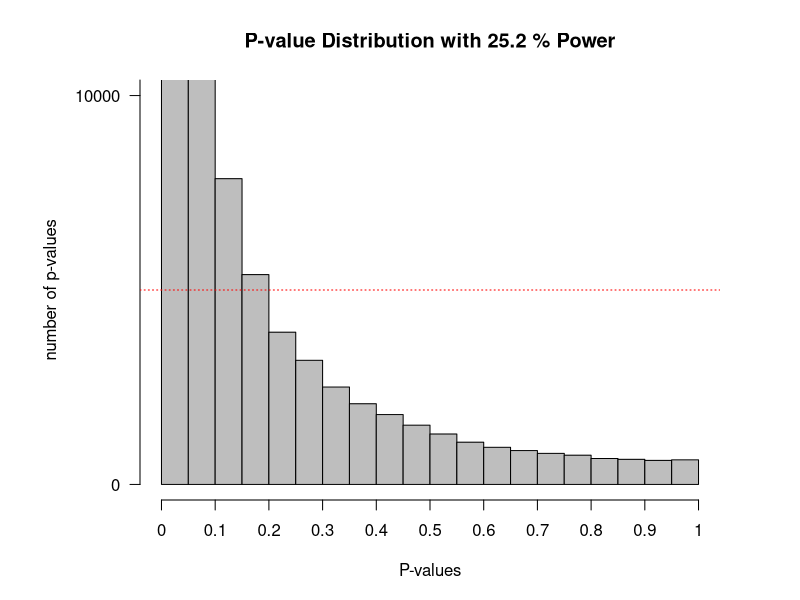

Write the R code that produced this figure.

## Load pwr package to easily calculate the statistical power
if (!require(pwr)) {install.packages("pwr")}
library(pwr)
## Disable scientific notation (1.05e10)
options(scipen = 999)


## Set number of simulations
nSims <- 100000 ## number of simulated experiments
M <- 106 ## Mean IQ score in the sample (will be compared with 100 in a one-sample t-test)
n <- 26 ## set sample size
SD <- 15 ## SD of the simulated data
## With a mean difference of 6, and SD of 15, and a sample size of 26, the test has 50% power)
p <- numeric(nSims)
## set up empty variable to store all simulated p-values
bars <- 20



## Run simulation
for (i in 1:nSims) { ## for each simulated experiment
  x <- rnorm(n = n, mean = M, sd = SD) ## Simulate data with specified mean,
  ## standard deviation, and sample size
  z <- t.test(x, mu = 100) ## perform the t-test against mu (set to value you want to test against)
  p[i] <- z$p.value ## get the p-value and store it
}


## Check power by summing significant p-values and dividing by number of simulations
sum(p < 0.05) / nSims # power
## Calculate power formally by power analysis
power <- pwr.t.test(
    d = (M - 100) / SD,
    n = n,
    sig.level = 0.01,
    type = "one.sample",
    alternative = "two.sided")$power

## Plot figure
png(file="P-valueDist001p.png",width=4000,height=3000, , units = "px", res = 500)
op <- par(mar = c(5, 7, 4, 4)) ## change white-space around graph
hist(p,
     breaks = bars,
     xlab = "P-values",
     ylab = "number of p-values\n",
     axes = FALSE,
     main = paste("P-value Distribution with",
                  round(power * 100, digits = 1),
                  "% Power"),
     col = "grey",
     xlim = c(0,1),
     ylim = c(0, 10000))

axis(side = 1, at = seq(0, 1, 0.1), labels = seq(0, 1, 0.1))

axis(
    side = 2,
    at = seq(0, nSims, nSims / 10),
    labels = seq(0, nSims,nSims / 10),
    las = 2)

## draw a line of the p-value distribution when the null hypothesis is true
abline(h = nSims / bars,
       col = "red",
       lty = 3)
dev.off ()
